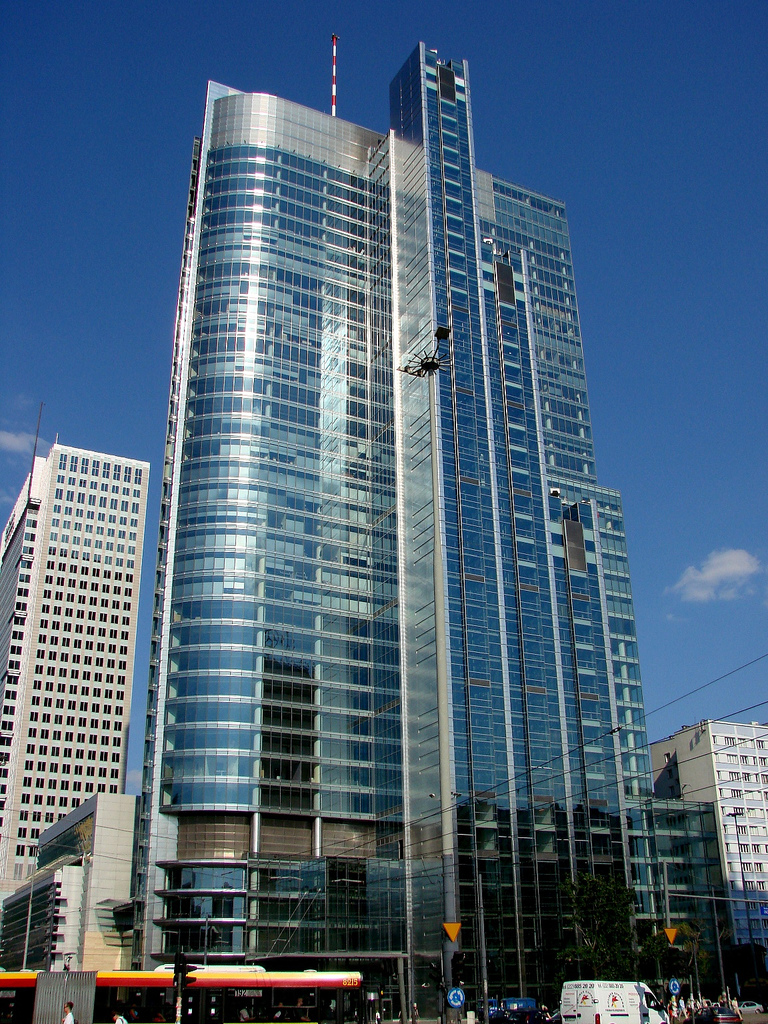
#> input picture warsaw-skyscraper.jpg, 768 x 1024 px
$ python lab12_part5.py
#> lines starting #> are read from the running program, lines starting #| are printed output that depends on the picture
import cv2 as cv
import numpy as np

img = cv.imread('warsaw-skyscraper.jpg') #load image into img variable
#> img is the input picture: shape (1024, 768, 3); mean B, G, R 121.4, 98.4, 74.2

gray = cv.cvtColor(img, cv.COLOR_BGR2GRAY) #turn the image into a grayscale and store in gray variable
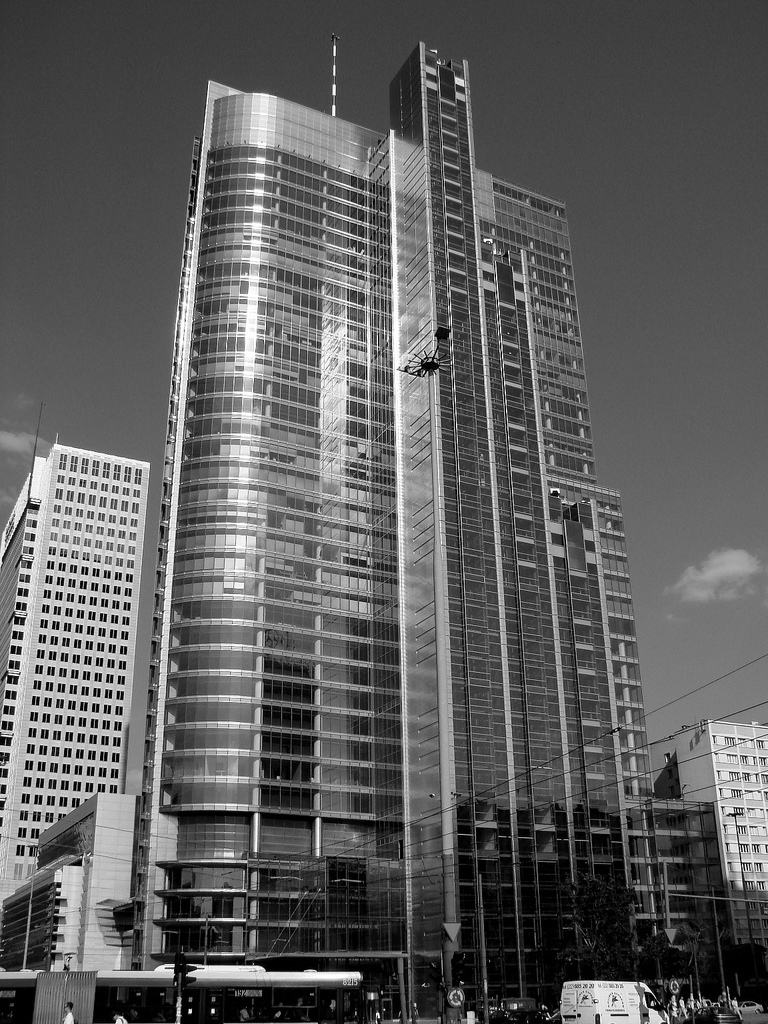
#> gray: shape (1024, 768); min 0, max 255, mean 93.8
edges = cv.Canny(gray, 50, 120) #detect edges and store in edges variable
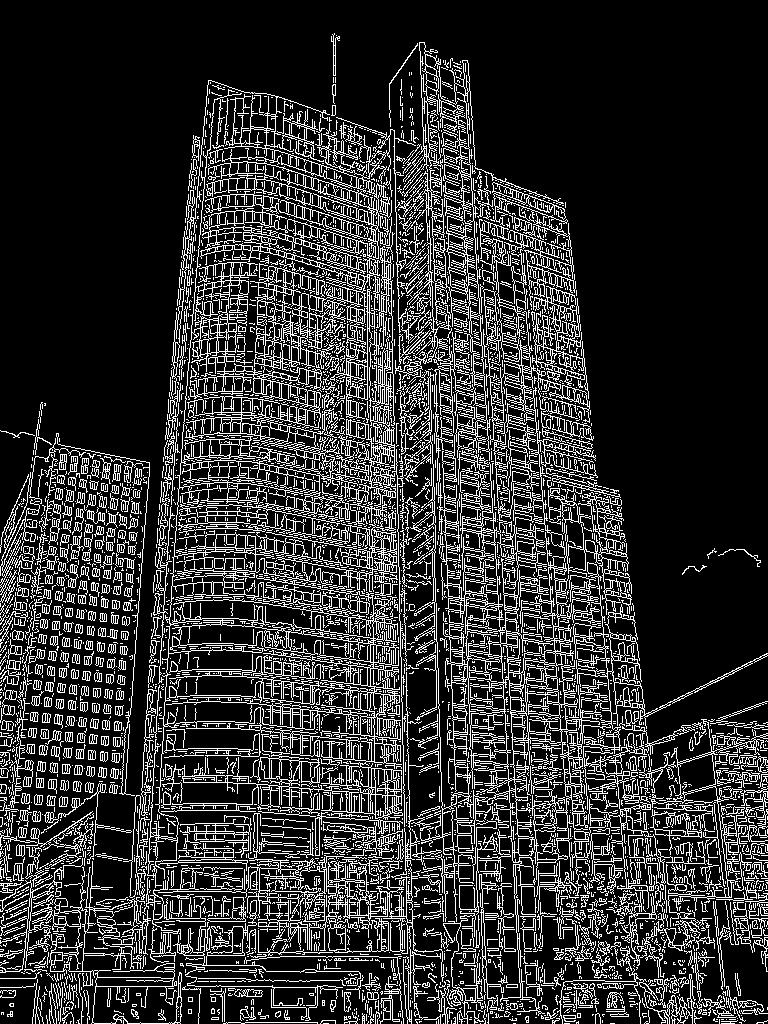
#> edges: shape (1024, 768); 18.9% white in thin lines or dots
minLineLength = 20 #sets parameters for lines
maxLineGap = 5

lines = cv.HoughLinesP(edges, 1, np.pi/180.0, 20, minLineLength, maxLineGap) #save lines detected in image into lines variable
#> lines = 1343 rows, first 6: [381, 576, 381, 582], [559, 887, 564, 887], [554, 839, 554, 844], [567, 561, 569, 568], [445, 215, 447, 206], [305, 480, 305, 487]

#> (the run stopped early here; a loop or call above may not have finished)
